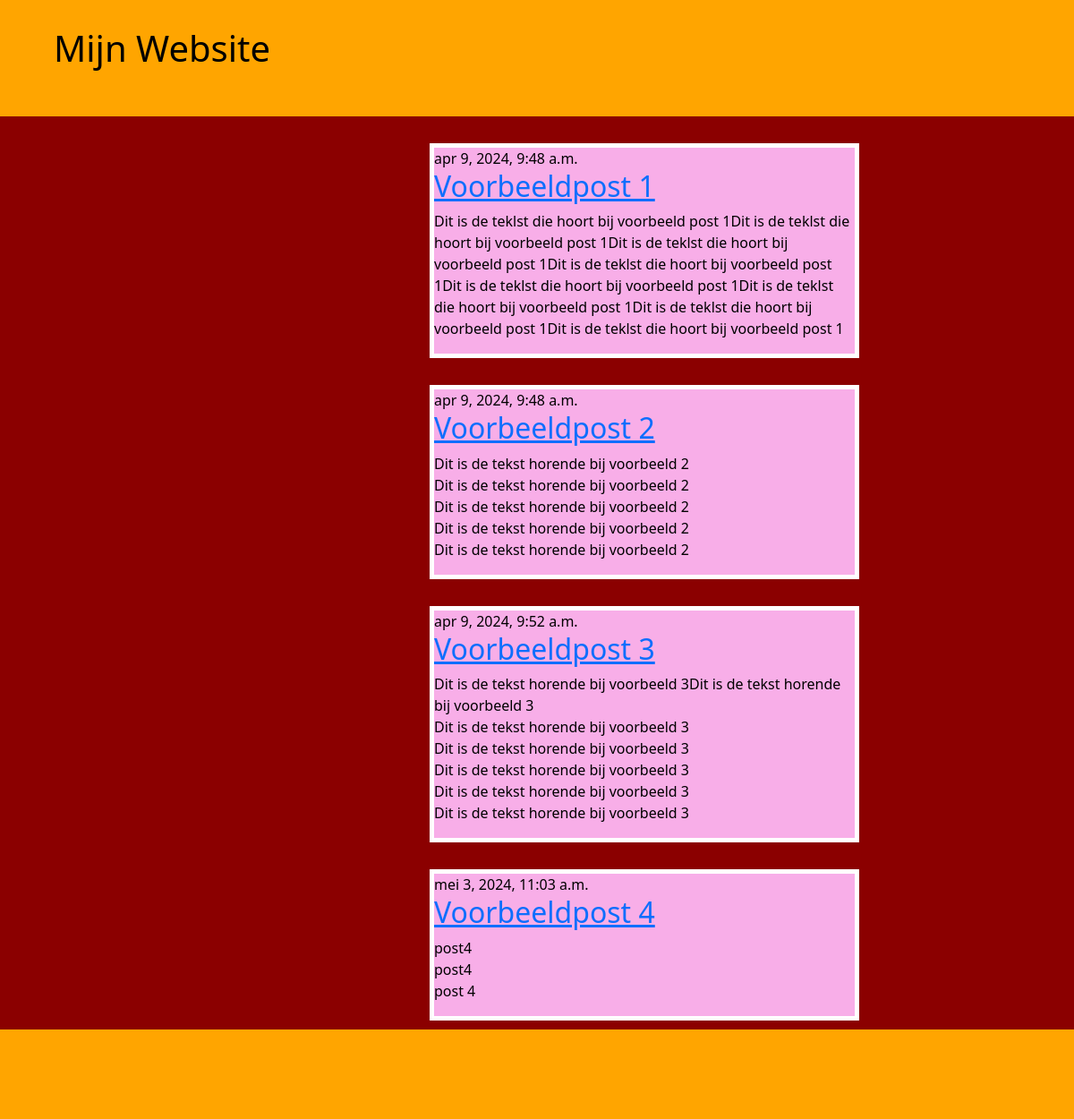
The page / on the database its author committed.
### blog/models.py (models this page shows, shortened)
class Post(models.Model):
    author = models.ForeignKey(settings.AUTH_USER_MODEL, on_delete=models.CASCADE)
    title = models.CharField(max_length=200)
    text = models.TextField()
    created_date = models.DateTimeField(default=timezone.now)
    published_date = models.DateTimeField(blank=True, null=True)

### blog/views.py (the view)
# urls.py: path('', views.post_list, name='post_list'),
def post_list(request):
    posts = Post.objects.filter(published_date__lte=timezone.now()).order_by('published_date')
    return render(request, 'blog/post_list.html', {'posts': posts})

### blog/templates/blog/post_list.html (shortened to what this page needs)
{% load static %}
<!DOCTYPE html>
<html lang="en">
<head>
<link href=
"https://cdn.jsdelivr.net/npm/bootstrap@5.1.3/dist/css/bootstrap.min.css" rel="stylesheet"
integrity=
"sha384-1BmE4kWBq78iYhFldvKuhfTAU6auU8tT94WrHftjDbrCEXSU1oBoqyl2QvZ6jIW3"
crossorigin="anonymous">
<link rel="stylesheet" type="text/css" href="{% static 'css/stijl1.css' %}">
</head>
<body>
<header>
<h1> Mijn Website</h1>
</header>
{% block content %}
{% for post in posts %}
<article class="post">
<time class="date">
{{ post.published_date }}
</time>
<h2 class="post-title-color"><a href="">{{ post.title }}</a></h2>
<p>{{ post.text|linebreaksbr }}</p>
</article>
{% endfor %}
{% endblock %}
<footer></footer>
</body>
</html>

### blog/static/css/stijl1.css (style rules this page uses)
body { background-color:darkred; color: black; }
header { position: relative; min-height: 130px; background-color: orange; Color: black; }
header h1 { position: absolute; top: 30px; left: 60px; color: black; }
h2 { color:orange; }
.post-title-color { color: orange; }
article { margin-left: 40%; margin-right: 20%; border: 5px solid white; color: black; background-color: rgb(248, 174, 232); margin-bottom: 10px; margin-top:30px; }
footer { width: 100%; min-height: 100px; background-color: orange; }

### rows shown on the page
Post: published_date "apr 9, 2024, 9:48 a.m.", title "Voorbeeldpost 1", text "Dit is de teklst die hoort bij voorbeeld post 1Dit is de teklst die hoort bij voorbeeld post 1Dit is de teklst die hoort bij voorbeeld post 1Dit is de teklst die hoort bij voorbeeld post 1Dit is de teklst die hoort bij voorbeeld post 1Dit is de teklst die hoort bij voorbeeld post 1Dit is de teklst die hoort bij voorbeeld post 1Dit is de teklst die hoort bij voorbeeld post 1"
Post: published_date "apr 9, 2024, 9:48 a.m.", title "Voorbeeldpost 2", text "Dit is de tekst horende bij voorbeeld 2 Dit is de tekst horende bij voorbeeld 2 Dit is de tekst horende bij voorbeeld 2 Dit is de tekst horende bij voorbeeld 2 Dit is de tekst horende bij voorbeeld 2"
Post: published_date "apr 9, 2024, 9:52 a.m.", title "Voorbeeldpost 3", text "Dit is de tekst horende bij voorbeeld 3Dit is de tekst horende bij voorbeeld 3 Dit is de tekst horende bij voorbeeld 3 Dit is de tekst horende bij voorbeeld 3 Dit is de tekst horende bij voorbeeld 3 Dit is de tekst horende bij voorbeeld 3 Dit is de tekst horende bij voorbeeld 3"
Post: published_date "mei 3, 2024, 11:03 a.m.", title "Voorbeeldpost 4", text "post4 post4 post 4"
